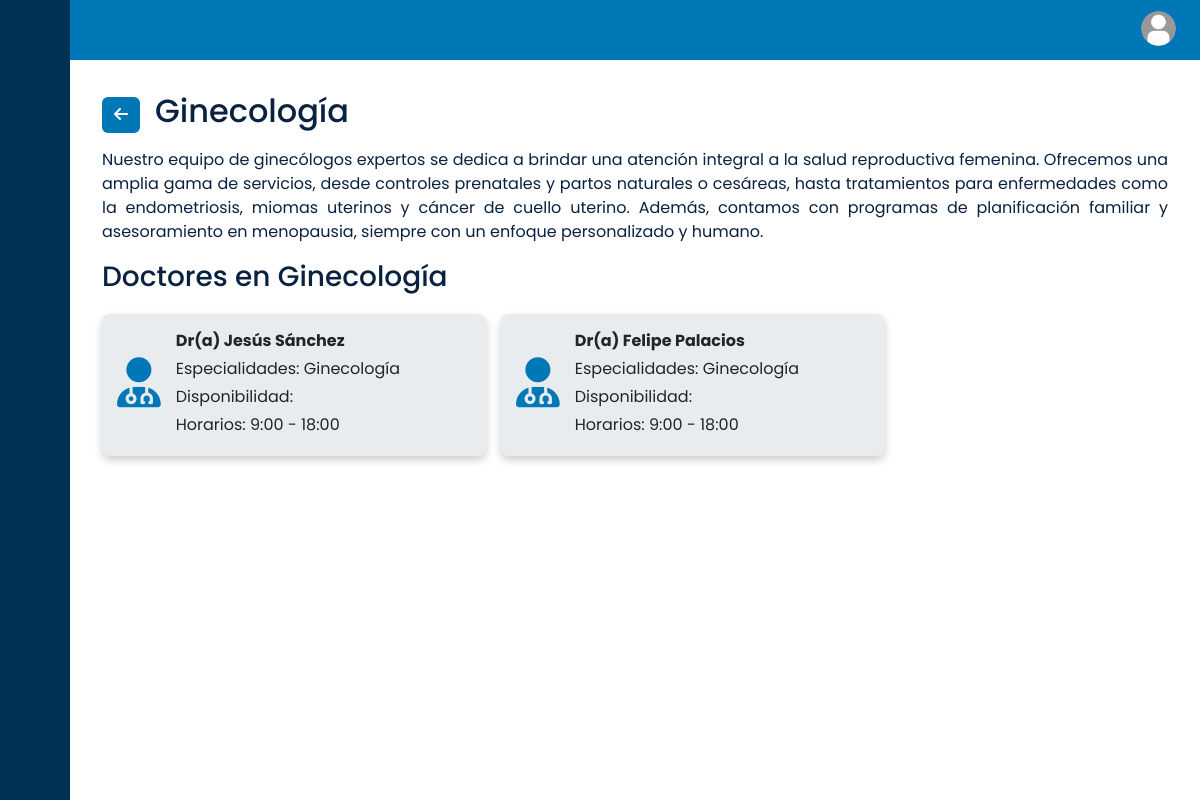
/core/specialities/10/ (signed in), run on the app's committed database.
### core/models.py (models this page shows, shortened)
class Speciality(models.Model):
    name = models.CharField(max_length=80)
    description = models.TextField()
    detailed_description = models.TextField(null=True, blank=True)
    created_at = models.DateTimeField(default=timezone.now, editable=False)
    modified_by = models.ForeignKey(
        User, on_delete=models.SET_NULL, null=True, blank=True)
    modified_at = models.DateTimeField(auto_now=True)
    status = models.BooleanField(default=True)
    class Meta:
        verbose_name = 'Especialidad'
        verbose_name_plural = 'Especialidades'

class User(AbstractUser):
    middle_name = models.CharField(max_length=30, blank=True, null=True)
    maternal_surname = models.CharField(max_length=30, blank=True, null=True)
    identification = models.CharField(max_length=13, blank=True, null=True)
    address = models.CharField(max_length=50, blank=True, null=True)
    city = models.CharField(max_length=15, blank=True, null=True)
    phone_number = models.CharField(max_length=10, blank=True, null=True)
    birth_date = models.DateField(blank=True, null=True)
    GENRE_CHOICES = [
        ('M', 'Masculino'),
        ('F', 'Femenino'),
    ]
    genre = models.CharField(
        max_length=1, choices=GENRE_CHOICES, blank=False, null=False)

class Doctor(User):
    specialities = models.ManyToManyField(Speciality)
    created_at = models.DateTimeField(default=timezone.now, editable=False)
    modified_at = models.DateTimeField(auto_now=True)
    modified_by = models.ForeignKey(
        User, on_delete=models.SET_NULL, null=True, blank=True, related_name='modified_doctors')
    class Meta:
        verbose_name = 'Doctor'
        verbose_name_plural = 'Doctores'

class User(AbstractUser):
    middle_name = models.CharField(max_length=30, blank=True, null=True)
    maternal_surname = models.CharField(max_length=30, blank=True, null=True)
    identification = models.CharField(max_length=13, blank=True, null=True)
    address = models.CharField(max_length=50, blank=True, null=True)
    city = models.CharField(max_length=15, blank=True, null=True)
    phone_number = models.CharField(max_length=10, blank=True, null=True)
    birth_date = models.DateField(blank=True, null=True)
    GENRE_CHOICES = [
        ('M', 'Masculino'),
        ('F', 'Femenino'),
    ]
    genre = models.CharField(
        max_length=1, choices=GENRE_CHOICES, blank=False, null=False)

### core/views/speciality_views.py (the view)
@login_required
def speciality_detail(request, speciality_id):
    speciality = get_object_or_404(Speciality, id=speciality_id)
    doctors = Doctor.objects.filter(specialities=speciality)
    return render(request, 'patient/speciality_detail.html', {
        'speciality': speciality,
        'doctors': doctors,
    })

### core/context_processors.py (called while the page is built)
def group_context(request):
    if request.user.is_authenticated:
        return {
            'is_paciente': request.user.groups.filter(name='Paciente').exists(),
            'is_administrador': request.user.groups.filter(name='Administrador').exists(),
            'is_secretaria': request.user.groups.filter(name='Secretaria').exists(),
            'is_doctor': request.user.groups.filter(name='Doctor').exists(),
        }
    return {}

### core/templates/patient/speciality_detail.html
{% extends 'shared/base.html' %}
{% load static %}
{% block content %}
<div class="content">
    <div class="speciality-detail">
        <div class="header-with-back-button">
            <a href="{% url 'search_doctors_patient' %}" class="btn custom-button" title="Regresar">
                <i class="fas fa-arrow-left"></i>
            </a>
            <h2>{{ speciality.name }}</h2>
        </div>
        <p class="speciality-description">{{ speciality.detailed_description|default:speciality.description }}</p>
        <h3>Doctores en {{ speciality.name }}</h3>
        <div class="doctor-cards">
            {% for doctor in doctors %}
            <div class="doctor-card">
                <div class="icon-doctor">
                    <i class="fas fa-user-md"></i>
                </div>
                <div class="doctor-info">
                    <strong>Dr(a) {{ doctor.first_name }} {{ doctor.last_name }}</strong>
                    <p>
                        Especialidades:
                        {% for spec in doctor.specialities.all %}
                        {{ spec.name }}{% if not forloop.last %}, {% endif %}
                        {% endfor %}
                    </p>
                    <p>Disponibilidad:</p>
                    <p>Horarios: 9:00 - 18:00</p>
                </div>
            </div>
            {% empty %}
            <p>No hay doctores disponibles para esta especialidad actualmente.</p>
            {% endfor %}
        </div>
    </div>
</div>
{% endblock %}

### core/static/styles/main.css (style rules this page uses)
a { text-decoration: none; color: #6366f1; }
h2 { color: #0a2240; }
body { font-family: 'Poppins', sans-serif; }
.content { padding: 2rem; flex: 1 1 auto; }
.custom-button { background-color: #0077B6; color: white; border: none; }
.speciality-description { color: #0a2240; text-align: justify; margin-top: 10px; }
.speciality-description { color: #0a2240; text-align: justify; }
h3 { color: #0a2240; }
.doctor-cards { display: flex; flex-wrap: wrap; gap: 15px; margin-top: 20px; justify-content: space-around; justify-content: flex-start; }
.doctor-card { display: flex; align-items: center; background-color: #e9ecef; border-radius: 8px; padding: 15px; box-shadow: 0 4px 8px rgba(0, 0, 0, 0.2); width: calc(33.33% - 15px); max-width: 24rem; flex: 1 1 calc(33.33% - 15px); }
.icon-doctor { font-size: 50px; color: #0077B6; margin-right: 15px; }
.doctor-info p { margin: 4px 0; }
.header-with-back-button { display: flex; align-items: center; gap: 15px; }

### data on the page
Speciality: name "Ginecología", detailed_description "Nuestro equipo de ginecólogos expertos se dedica a brindar una atención integral a la salud reproductiva femenina. Ofrecemos una amplia gama de servicios, desde controles prenatales y partos naturales o cesáreas, hasta tratamientos para enfermedades como la endometriosis, miomas uterinos y cáncer de cuello uterino. Además, contamos con programas de planificación familiar y asesoramiento en menopausia, siempre con un enfoque personalizado y humano."
Doctor: first_name "Jesús", last_name "Sánchez"
Doctor: first_name "Felipe", last_name "Palacios"
